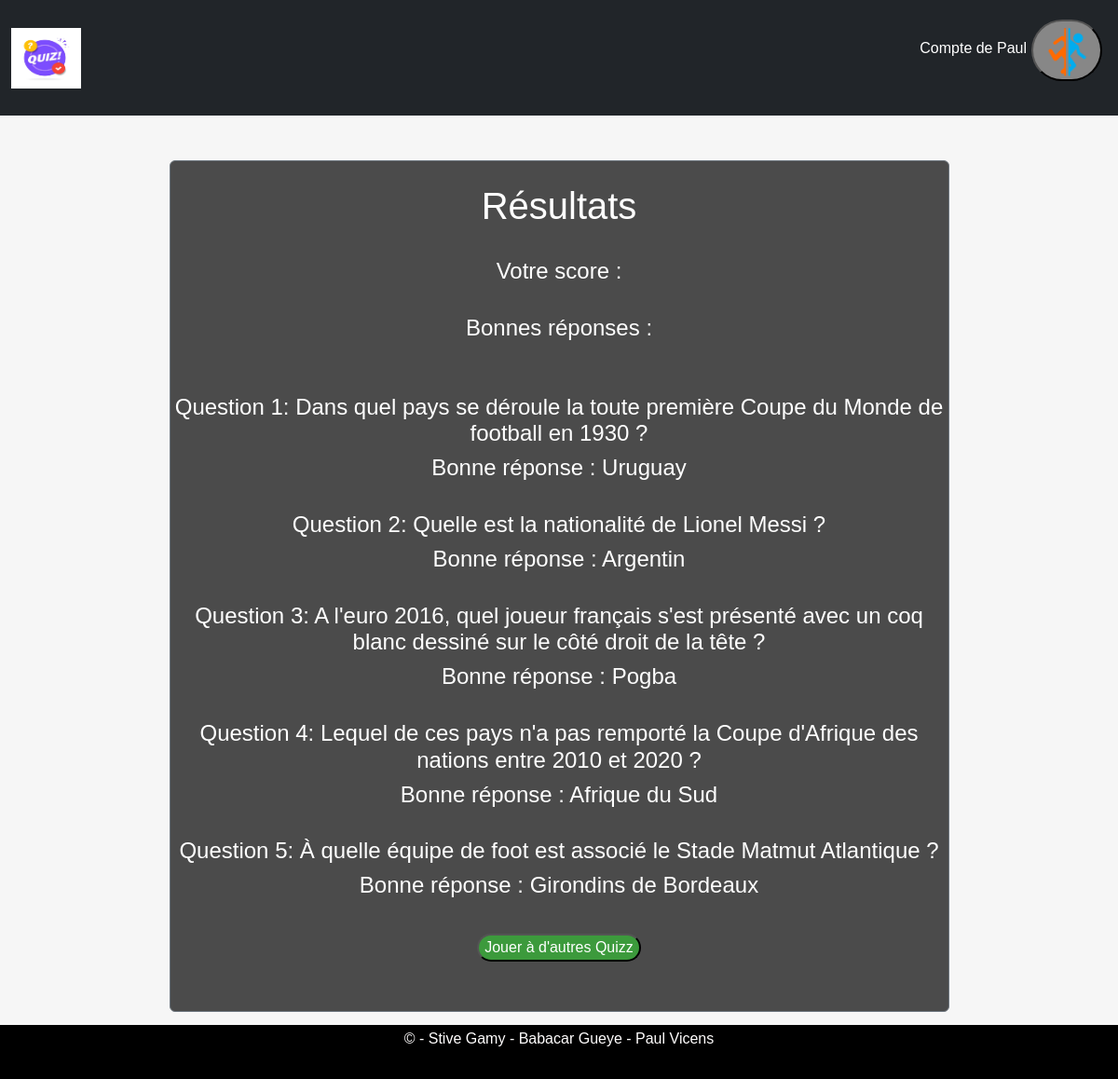
Screenshot of /Resultat.php?id_quizz=103 (signed in) with the database file from the repository.
### tables this page shows
CREATE TABLE IF NOT EXISTS `choices` (
  `id_choice` int NOT NULL AUTO_INCREMENT,
  `id_question` int NOT NULL,
  `bonne_reponse` varchar(100) NOT NULL,
  `reponse` varchar(255) NOT NULL,
  `reponce` varchar(100) NOT NULL,
  `reponze` varchar(100) NOT NULL,
  PRIMARY KEY (`id_choice`),
  KEY `id_question` (`id_question`)
);

CREATE TABLE IF NOT EXISTS `questions` (
  `id_question` int NOT NULL AUTO_INCREMENT,
  `id_quizz` int NOT NULL,
  `intitule` varchar(255) DEFAULT NULL,
  `date_creation` date DEFAULT NULL,
  PRIMARY KEY (`id_question`),
  KEY `id_quizz` (`id_quizz`)
);

### Resultat.php (the view, shortened to what this page needs)
<?php
$connect_bdd = mysqli_connect("127.0.0.1", "root", "", "quizzeo");
$id_quizz = $_GET['id_quizz'];
$score = $_GET['score'];
$test = "SELECT * FROM questions WHERE id_quizz='$id_quizz'";
$result = mysqli_query($connect_bdd, $test);
?>
<html>
<head>
    <link href="https://cdn.jsdelivr.net/npm/bootstrap@5.3.0/dist/css/bootstrap.min.css" rel="stylesheet">
    <link rel="stylesheet" href="connectE.css">
</head>
<body>
<nav class="navbar navbar-expand navbar-dark bg-dark">
            <div class="container-fluid">
                <a href="index.php"><img class="navbar-brand" src="img/logo-quiz-symboles-bulle-dialogue-concept-spectacle-questionnaire-chante-bouton-quiz-concours-questions-examen-embleme-moderne-interview_180786-72.avif" width="75" height="75" class="d-inline-block align-center" alt="Erreur"></a>
                <div class="navbar" id="navbarNav">
                    <ul class="navbar-nav  ">
                        <div class="inscri">
                            <li class="nav-item">
                                <br><p class="bonjour">Compte de <span><?php echo ucfirst($_SESSION["pseudo"]); ?></span></p>
                            </li>
                        </div>
                        <div class="form-inline">
                            <li class="nav-item">
                            <form action="" method="post">
                                    <div class="tamere"><button class="deco"><img src="img\portal.png"width="60px" height="60px" class="d-inline-block align-center" alt=""></button></div>
                                </form>
                            </li>
                        </div>
                    </ul>
                </div>
            </div>
        </nav><br><br>
        <div class="container">
            <div class="border border-secondary w-75 mx-auto rounded bidoop"><br>
                <h3>Résultats</h3><br>
                <h4>Votre score : <?php echo $score; ?></h4><br>
                <h4>Bonnes réponses :</h4><br><br>
                <?php
                    if ($result->num_rows > 0) {
                        $questionIndex = 0;
                        while ($row = $result->fetch_assoc()) {
                            $questionId = $row['id_question'];
                            $questionText = $row['intitule'];
                            $sql = "SELECT * FROM choices WHERE id_question='$questionId'";
                            $resulte = mysqli_query($connect_bdd, $sql);
                                if ($resulte->num_rows > 0) {
                                    while ($row = $resulte->fetch_assoc()) {
                                        $responseText = $row["bonne_reponse"];
                                        echo "<h4>Question " . ($questionIndex + 1) . ": $questionText</h4>";
                                        echo "<h4>Bonne réponse : $responseText</h4><br>";
                                    }
                                }
                            $questionIndex++;
                        }
                    } else {
                        echo "Aucune question trouvée.";
                    }
                ?>
                <a href="<?php
                            if ($_SESSION["role"] === "quizzer") {
                                echo "quizzer.php";
                            } elseif ($_SESSION["role"] === "admin") {
                                echo "admin.php";
                            } else {
                                echo "user.php";
                            }
                        ?>">
                    <button>Jouer à d'autres Quizz</button><br><br>
                </a><br>
            </div>
        </div>
        <br><br><br>
        <footer class="fixed_footer">
            <div class="content">
                <p>&copy; - Stive Gamy  -  Babacar Gueye -  Paul Vicens </p>
            </div>
        </footer>
    </body>
</html>

### connectE.css (style rules this page uses)
body { font-family: 'Trebuchet MS', 'Lucida Sans Unicode', 'Lucida Grande', 'Lucida Sans', Arial, sans-serif; margin: 0px auto; text-align: center; background-color: rgba(245, 245, 245, 0.846); }
h3 { font-family: 'Trebuchet MS', 'Lucida Sans Unicode', 'Lucida Grande', 'Lucida Sans', Arial, sans-serif; font-size: 40px; color: white; }
button { text-align: center; margin: 5px; transition: 300ms; background-color: rgb(60, 154, 60); color: white; border-radius: 80px; }
.tamere button { text-align: center; margin: 5px; transition: 300ms; background-color: rgb(135, 135, 135); color: white; border-radius: 80px; }
.bonjour { color: white; }
footer { width: 100%; height: 5%; background: black; position: fixed; bottom: 0PX; }
.fixed_footer p { margin-top: 3px; color: #fffdfd; }
* { box-sizing: border-box; }
.bidoop { color: white; background-color: rgba(41, 41, 41, 0.827); }

### Resultat.php (style rules this page uses)
body { background-image:url(img/bgjouer); background-size:100%; }

### rows the page displays
choices: id_question.intitule "Dans quel pays se déroule la toute première Coupe du Monde de football en 1930 ?", bonne_reponse "Uruguay"
choices: id_question.intitule "Quelle est la nationalité de Lionel Messi ?", bonne_reponse "Argentin"
choices: id_question.intitule "A l'euro 2016, quel joueur français s'est présenté avec un coq blanc dessiné sur le côté droit de la tête ?", bonne_reponse "Pogba"
choices: id_question.intitule "Lequel de ces pays n'a pas remporté la Coupe d'Afrique des nations entre 2010 et 2020 ?", bonne_reponse "Afrique du Sud"
choices: id_question.intitule "À quelle équipe de foot est associé le Stade Matmut Atlantique ?", bonne_reponse "Girondins de Bordeaux"

### other values shown
$_SESSION["pseudo"] "Paul"
